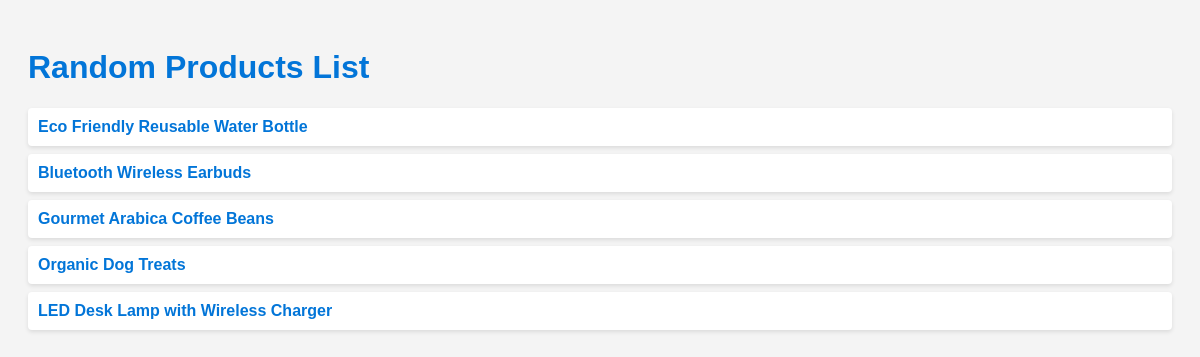
Screenshot of /products/ with the database file from the repository.
### myapp/models.py (models this page shows)
class Product(models.Model):
    name = models.CharField(max_length=255)
    price = models.DecimalField(max_digits=6, decimal_places=2)
    description = models.TextField()

### myapp/views.py (the view)
# urls.py: path('products/', views.index, name='index'),
def index(request):
    products = Product.objects.all()
    return render(request, 'myapp/index.html', {'products': products})

### myapp/templates/myapp/index.html (shortened to what this page needs)
<!DOCTYPE html>
<html lang="en">
<head>
</head>
<body>
    <h1>Random Products List</h1>
    <ul>
        {% for product in products %}
            <li><a href="{% url 'show' product.id %}" class="product-link">{{ product.name }}</a></li>
        {% endfor %}
    </ul>
</body>
</html>

### myapp/templates/myapp/index.html (style rules this page uses)
body { font-family: Arial, sans-serif; background-color: #f4f4f4; color: #333; padding: 20px; }
h1 { color: #0275d8; }
ul { list-style-type: none; padding: 0; }
li { background-color: #ffffff; margin: 8px 0; padding: 10px; border-radius: 4px; box-shadow: 0 2px 4px rgba(0,0,0,0.1); }
.product-link { text-decoration: none; color: #0275d8; font-weight: bold; }

### rows the page displays
Product: name "Eco Friendly Reusable Water Bottle"
Product: name "Bluetooth Wireless Earbuds"
Product: name "Gourmet Arabica Coffee Beans"
Product: name "Organic Dog Treats"
Product: name "LED Desk Lamp with Wireless Charger"
